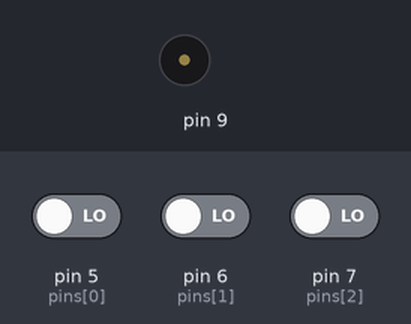
A sketch run on a simulated Arduino Uno, built with avr-gcc and run on an emulated ATmega328P. Shown: buzzer (waves = sounding). The test bench sets the inputs (shaded band); at power-on: pin 5 (pins[0]) LOW, pin 6 (pins[1]) LOW, pin 7 (pins[2]) LOW.

Above: at 1.2 s.
1.3 s: pin 5 (pins[0]) driven HIGH
At 1.8 s:
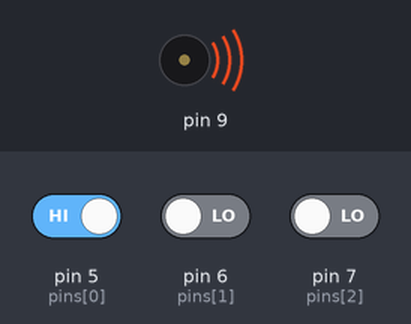
4.3 s: pin 5 (pins[0]) driven LOW
At 4.9 s:
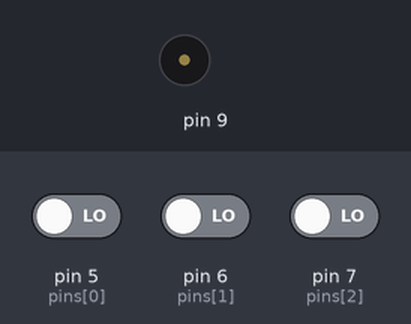
5.8 s: pin 6 (pins[1]) driven HIGH
At 6.3 s:
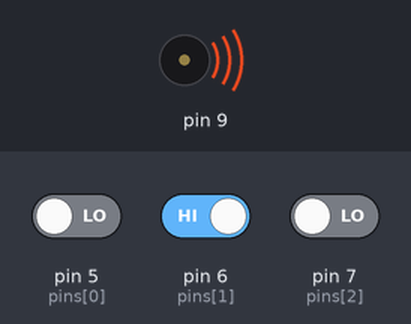
Timing chart, 0 to 8.8 s (numbered marks = the images above; inputs shaded):
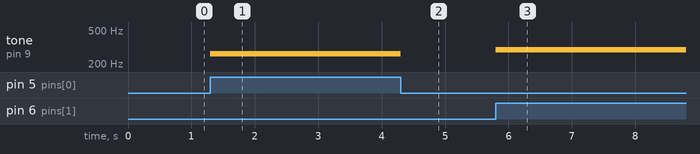

Measured:
- after the input at 1.3 s, tone on pin 9: silent → 262 Hz at once
- after the input at 4.3 s, tone on pin 9: 262 Hz → silent at once
- after the input at 5.8 s, tone on pin 9: silent → 294 Hz at once

The sketch:

MiniPiano.ino
```cpp
int notes[] = {262, 294, 330};

int pins[] = {5, 6, 7};

//            배열이름(12) / 자료형(4)
int pinSize = sizeof(pins)/sizeof(int);

void setup() {
  // put your setup code here, to run once:
  for(int i = 5; i<8;i++){
    pinMode(pins[i],INPUT);
  }
}

void loop() {
  // put your main code here, to run repeatedly:
  for(int i=0; i<pinSize;i++){
    if(digitalRead(pins[i])==HIGH){
      tone(9, notes[i],100);
      delay(100);
      noTone(9);
    }
  }
}
```
